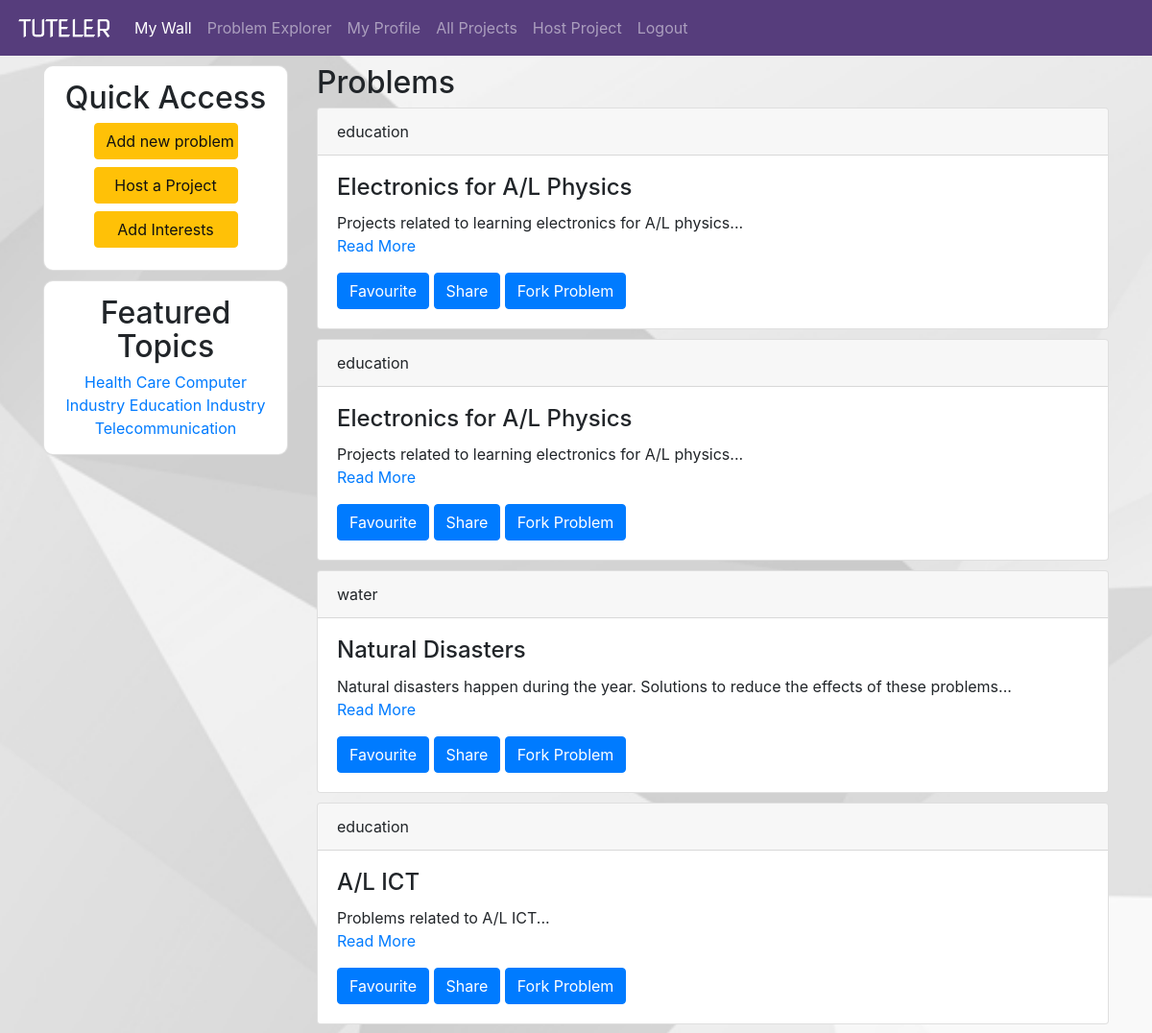
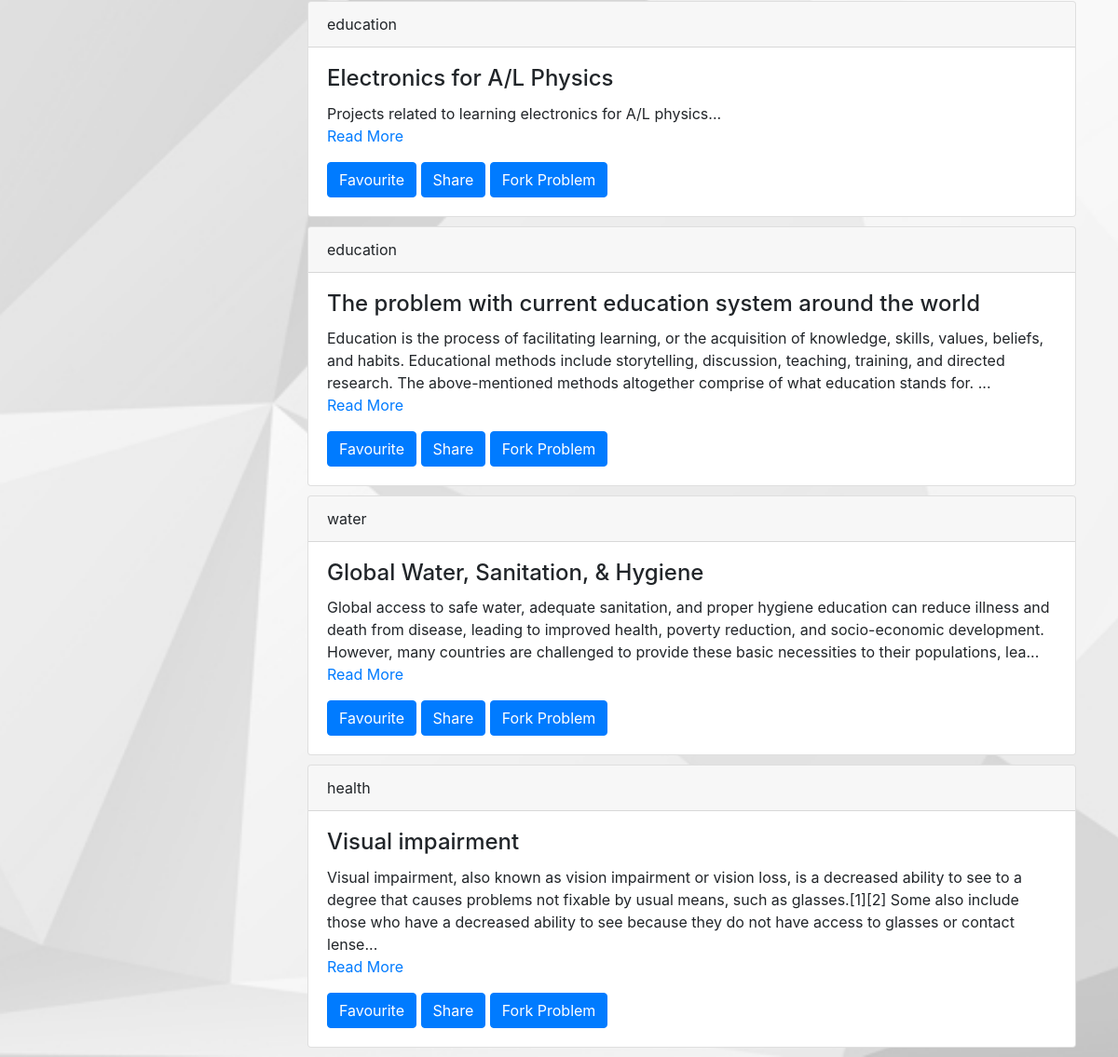
Page /dashboard.php (signed in) on the committed database (2 pictures, top to bottom).
### tables this page shows
CREATE TABLE `problems` (
  `id` int(11) NOT NULL,
  `uid` int(11) NOT NULL,
  `title` varchar(100) NOT NULL,
  `description` text NOT NULL,
  `category` varchar(100) NOT NULL,
  `references` text NOT NULL,
  `forkid` int(11) NOT NULL,
  `datetime` datetime NOT NULL
);

### dashboard.php (the view)
<?php include("includes/dashheader.php") ?>
<?php
include("connection.php");
$userq = mysqli_query($connect,"SELECT interests FROM user WHERE id='$uid'");
$ud = mysqli_fetch_array($userq);
$interests = $ud["interests"];
$query = mysqli_query($connect,"SELECT LEFT(description, 300) AS description, title, category, id FROM problems ORDER BY id DESC");
?>
<h2>Problems</h2>
<?php
if(!empty($interests)){
$intarray = explode(",",$interests);
while($data = mysqli_fetch_array($query)){
	if(in_array($data["category"],$intarray)){
?>
<div class="card">
          <div class="card-header">
            <?php echo $data["category"] ?>
          </div>
          <div class="card-body">
            <h4 class="card-title"><?php echo $data["title"] ?></h4>
            <p class="card-text"><?php echo $data["description"] ?>...<br/>
            <a href="viewprob.php?id=<?php echo $data["id"] ?>">Read More</a></p>
         	<?php
			$likeq = mysqli_query($connect,"SELECT id FROM favourites WHERE postid='".$data['id']."' AND favuser='$uid';");
			$lirows = mysqli_num_rows($likeq);
			if($lirows != 0){
			?>
            <a href="unlike.php?id=<?php echo $data["id"] ?>&callback=problems" class="btn btn-primary">Unlike</a>
            <?php
			} else {
			?>
            <a href="favourite.php?id=<?php echo $data["id"] ?>&callback=problems" class="btn btn-primary">Favourite</a>
            <?php
			}
			?>
            <a href="#" class="btn btn-primary">Share</a>
            <a href="fork.php?id=<?php echo $data["id"] ?>" class="btn btn-primary">Fork Problem</a>
          </div>
</div>
<?php
	}
}
} else {
?>
<?php
while($data = mysqli_fetch_array($query)){
?>
<div class="card">
          <div class="card-header">
            <?php echo $data["category"] ?>
          </div>
          <div class="card-body">
            <h4 class="card-title"><?php echo $data["title"] ?></h4>
            <p class="card-text"><?php echo $data["description"] ?>...<br/>
            <a href="viewprob.php?id=<?php echo $data["id"] ?>">Read More</a></p>
         	<?php
			$likeq = mysqli_query($connect,"SELECT id FROM favourites WHERE postid='".$data['id']."' AND favuser='$uid';");
			$lirows = mysqli_num_rows($likeq);
			if($lirows != 0){
			?>
            <a href="unlike.php?id=<?php echo $data["id"] ?>&callback=problems" class="btn btn-primary">Unlike</a>
            <?php
			} else {
			?>
            <a href="favourite.php?id=<?php echo $data["id"] ?>&callback=problems" class="btn btn-primary">Favourite</a>
            <?php
			}
			?>
            <a href="#" class="btn btn-primary">Share</a>
            <a href="fork.php?id=<?php echo $data["id"] ?>" class="btn btn-primary">Fork Problem</a>
          </div>
</div>
<?php
	}
	?>
<?php } ?>
<?php include("includes/dashfooter.php") ?>

### css/dash.css (style rules this page uses)
body { background-image:url(../img/poly.jpg); background-position:center; background-attachment:fixed; background-size:cover; }
.card { margin-bottom:10px; }

### rows in the picture
problems: category "education", title "Electronics for A/L Physics", description "Projects related to learning electronics for A/L physics"
problems: category "education", title "Electronics for A/L Physics", description "Projects related to learning electronics for A/L physics"
problems: category "water", title "Natural Disasters", description "Natural disasters happen during the year. Solutions to reduce the effects of these problems"
problems: category "education", title "A/L ICT", description "Problems related to A/L ICT"
problems: category "education", title "Electronics for A/L Physics", description "Projects related to learning electronics for A/L physics"
problems: category "education", title "The problem with current education system around the world", description "Education is the process of facilitating learning, or the acquisition of knowledge, skills, values, beliefs, and habits. Educational methods include storytelling, discussion, teaching, training, and directed research. The above-mentioned methods altogether comprise of what education stands for."
problems: category "water", title "Global Water, Sanitation, & Hygiene", description "Global access to safe water, adequate sanitation, and proper hygiene education can reduce illness and death from disease, leading to improved health, poverty reduction, and socio-economic development. However, many countries are challenged to provide these basic necessities to their populations, lea"
problems: category "health", title "Visual impairment", description "Visual impairment, also known as vision impairment or vision loss, is a decreased ability to see to a degree that causes problems not fixable by usual means, such as glasses.[1][2] Some also include those who have a decreased ability to see because they do not have access to glasses or contact lense"
